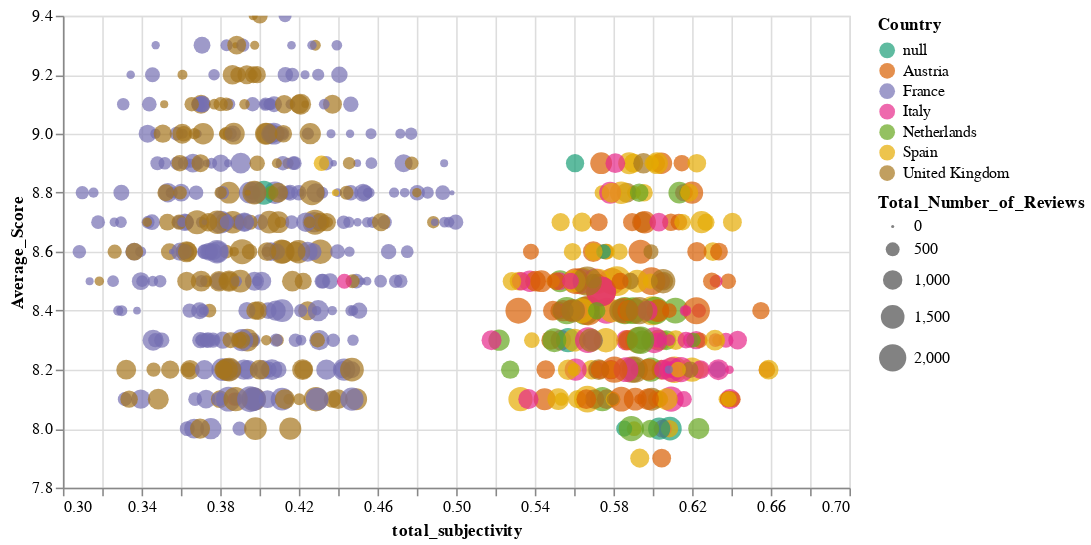

This figure's notebook cell:
### Markdown cell above
### Plot relation between scores, subjectivity, and number of reviews, coloring by countries

### Code cell
out2 = alt.Chart(hotel_cluster.loc[hotel_cluster['label']!=-1]
         ).mark_circle().encode(
    alt.X('total_subjectivity:Q', scale=alt.Scale(zero=False)),
    alt.Y('Average_Score:Q', scale=alt.Scale(zero=False)),
    size='Total_Number_of_Reviews:Q',
    color=alt.Color('Country:N', scale=alt.Scale(scheme='dark2')),
    tooltip=list(hotel_cluster.columns)
).interactive().properties(width=500)

out2

### Figure 1 — Vega-Lite specification as saved in the notebook (floating-point values rounded to 4 significant figures; data arrays with more than 128 entries replaced by an {"elided": "..."} marker saying what was removed)
{"config": {"view": {"continuousWidth": 400, "continuousHeight": 300}}, "data": {"name": "data-9928b06a819df3bd4e51a0aa35d18756"}, "mark": "circle", "encoding": {"color": {"type": "nominal", "field": "Country", "scale": {"scheme": "dark2"}}, "size": {"type": "quantitative", "field": "Total_Number_of_Reviews"}, "tooltip": [{"type": "nominal", "field": "Hotel_Name"}, {"type": "quantitative", "field": "Average_Score"}, {"type": "quantitative", "field": "Total_Number_of_Reviews"}, {"type": "quantitative", "field": "total_subjectivity"}, {"type": "quantitative", "field": "label"}, {"type": "nominal", "field": "geometry"}, {"type": "nominal", "field": "Country"}], "x": {"type": "quantitative", "field": "total_subjectivity", "scale": {"zero": false}}, "y": {"type": "quantitative", "field": "Average_Score", "scale": {"zero": false}}}, "selection": {"selector019": {"type": "interval", "bind": "scales", "encodings": ["x", "y"]}}, "width": 500, "$schema": "https://vega.github.io/schema/vega-lite/v4.8.1.json", "datasets": {"data-9928b06a819df3bd4e51a0aa35d18756": {"elided": "646 records"}}}
